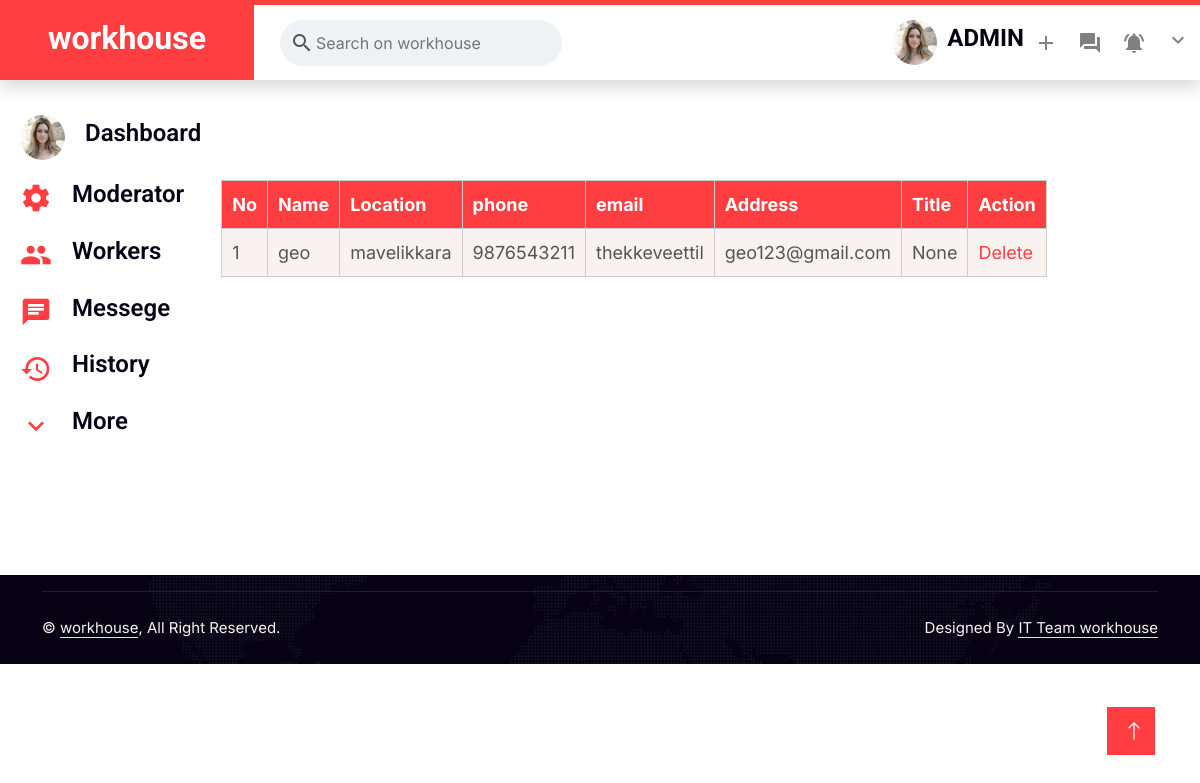
The app's page /admin_worker, older data.
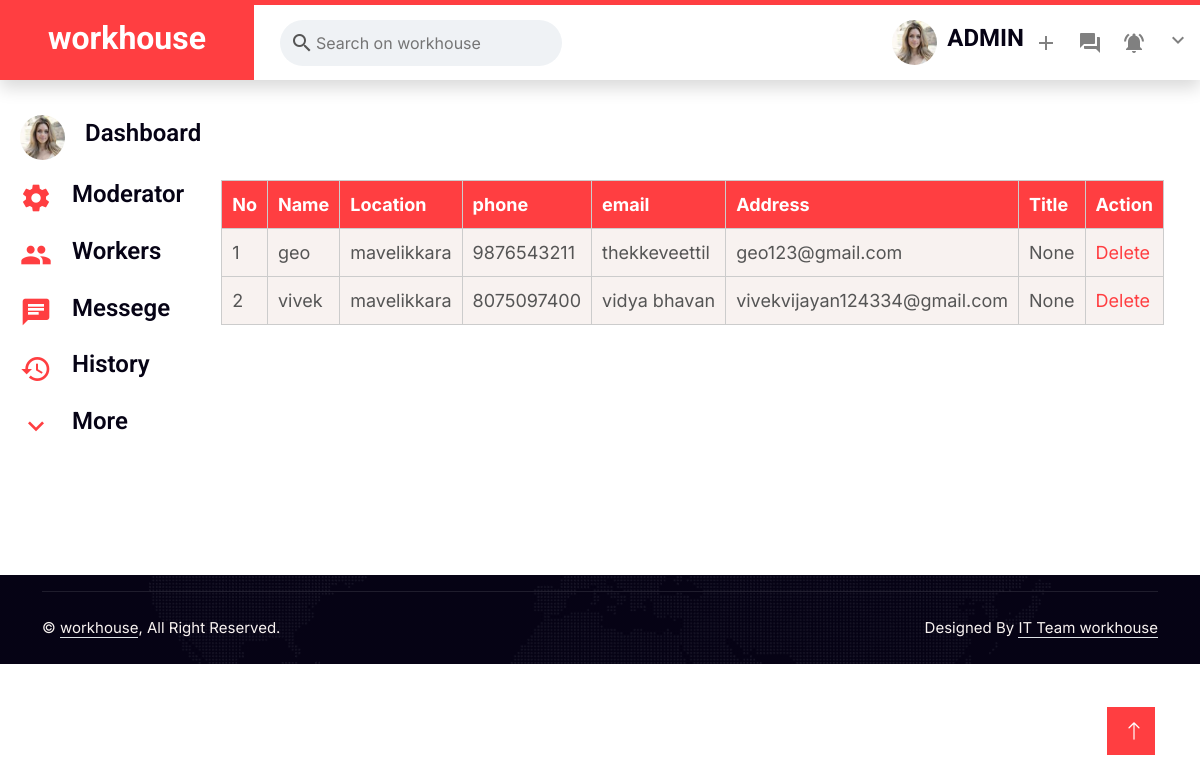
The same page, newer data.
### main/models.py (models this page shows, shortened)
class Worker(AbstractBaseUser):
    first_name = models.CharField(max_length=150)
    last_name = models.CharField(max_length=150)
    email = models.EmailField()
    username =models.CharField(max_length=100,unique=True)
    password = models.CharField(max_length=128)
    phone_no =models.CharField(max_length=100,unique=True)
    location =models.CharField(max_length=150)
    user_image =models.ImageField(upload_to="workerProfile")
    dob =models.DateField(null=True)
    user_bio=models.CharField(max_length=150)
    type=models.CharField(max_length=100,default='worker')
    address=models.CharField(max_length=300)
    job_title=models.CharField(max_length=150,null= True)
    catagory=models.CharField(max_length=150,null= True)
    experience=models.CharField(max_length=150,null= True)
    skill_1 =models.CharField(max_length=150,null= True)
    skill_2 =models.CharField(max_length=150,null= True)
    skill_3 =models.CharField(max_length=150,null= True)
    id_proof=models.ImageField(upload_to="workerfile")
    exp_proof=models.ImageField(upload_to="workerfile")
    cv=models.ImageField(upload_to="workerfile")
    is_approved=models.BooleanField(null= True)
    status=models.BooleanField(null= True)
    report=models.BooleanField(null= True)

### main/views.py (the view)
# urls.py: path('admin_worker',admin_worker,name="admin_worker"),
def admin_worker(request):
    user=User.objects.all()
    worker=Worker.objects.all()
    mod=Moderator.objects.all()
    post=Job_post.objects.all()
    context ={'user':user,'worker':worker,'mod':mod,'post':post}
    return render(request,"admin_worker.html",context)

### main/templates/admin_worker.html (shortened to what the changed rows need)
{%load static%}
<!DOCTYPE html>
<html lang="en">
<head>
    <link href="{%static 'css/home.css'%}" rel="stylesheet" type="text/css">
    <link href="{%static 'css/style1.css'%}" rel="stylesheet" type="text/css">
    <link href="https://cdnjs.cloudflare.com/ajax/libs/font-awesome/5.10.0/css/all.min.css" rel="stylesheet">
    <link href="https://cdn.jsdelivr.net/npm/bootstrap-icons@1.4.1/font/bootstrap-icons.css" rel="stylesheet">
    <link href="{%static 'lib/animate/animate.min.css' %}" rel="stylesheet">
    <link href="{%static 'lib/owlcarousel/assets/owl.carousel.min.css' %}" rel="stylesheet">
    <link href="{%static 'css/bootstrap.min.css' %}" rel="stylesheet">
</head>
<body>
    <nav class="navbar navbar-expand-lg bg-white navbar-light shadow border-top border-5 border-primary sticky-top p-0">
        <div class="header__left">
            <a href="index.html" class="navbar-brand bg-primary d-flex align-items-center px-4 px-lg-5">
                <h2 class="mb-2 text-white">workhouse</h2>
            </a>
          </div>
    </nav>
    <div class="main__body ">
        <main>
           <div class="grid-container  ">
            <div class="grid-item grid-item-2 ">
                <table class="bg-light text-center p-5 wow fadeIn">
                    <thead>
                        <tr>
                            <th>No</th>
                            <th>Name</th>
                            <th>Location</th>
                            <th>phone</th>
                            <th>email</th>
                            <th>Address</th>
                            <th>Title</th>
                            <th>Action</th>
                        </tr>
                    </thead>
                    <tbody>
                        <tbody class="hide">
                            {%for i in worker%}
                            <tr>
                                <td>{{forloop.counter}}</td>
                                <td>{{i.username}}</td>
                                <td>{{i.location}}</td>
                                <td>{{i.phone_no}}</td>
                                <td>{{i.address}}</td>
                                <td>{{i.email}}</td>
                                <td>{{i.job_title}}</td>
                                <td><a href="/worker_delete/{{i.id}}">Delete</a></td>
                            </tr>
                            {%endfor%}
                        </tbody>
                    </tbody>
                </table>
              </div>
           </div>
        </main>
        </div>
</body>
</html>

Row changes from the older to the newer data that the page shows:
added Worker: username "vivek", location "mavelikkara", phone_no "8075097400", address "vidya bhavan", email "vivekvijayan124334@gmail.com", job_title "None"
